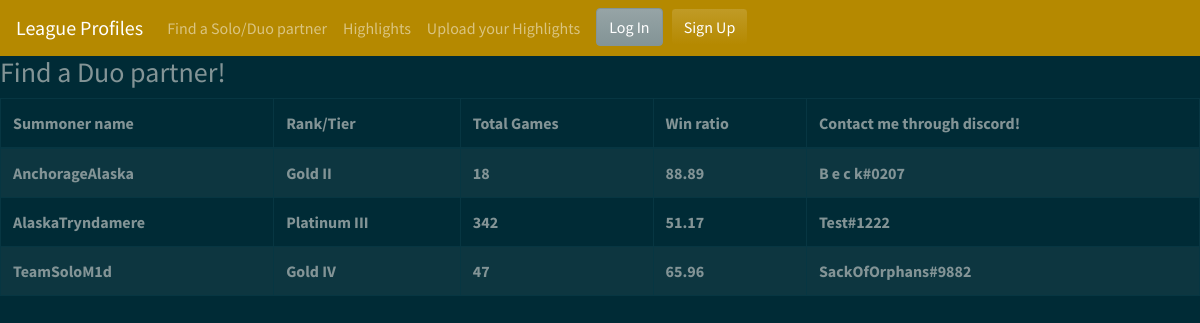
The page / on the database its author committed.
### api/models.py (models this page shows, shortened)
class Api(models.Model):
    user = models.OneToOneField(settings.AUTH_USER_MODEL, on_delete=models.CASCADE, null = True, unique=True, related_name='test')
    summoner_name = models.CharField(max_length=16, unique=False)
    discord_username_and_tag = models.CharField(max_length=37, null=True)
    tier = models.CharField(max_length=8, null=True)
    rank = models.CharField(max_length=5, null=True)
    winrate = models.FloatField(null=True)
    total_games = models.IntegerField(null=True)

### api/views.py (the view)
# urls.py: path('', ApiView.as_view(), name='find'),
class ApiView(ListView):
    model = Api
    template_name = 'find.html'
    def get(self, request):
        apis = Api.objects.all()
        return render(request, self.template_name, {
           'apis': apis,
        })

### api/templates/find.html (shortened to what this page needs)
{% extends 'base.html' %}
{% block content %}
<body>
    {% include 'partials/navbar.html' %}
    <div class="span7">
            <div class="widget stacked widget-table action-table">
                <div class="widget-header">
                    <h3>Find a Duo partner!</h3>
                </div>
                <div class="widget-content">
                    <table class="table table-striped table-bordered">
                        <thead>
                            <tr>
                                <th>Summoner name</th>
                                <th>Rank/Tier</th>
                                <th>Total Games</th>
                                <th>Win ratio</th>
                                <th>Contact me through discord!</th>
                            </tr>
                        </thead>
                        <tbody>
                            {% for object in apis %}
                                <tr>
                                    <th>{{ object.summoner_name }}</th>
                                    <th>{{ object.tier }}  {{ object.rank  }}</th>
                                    <th>{{ object.total_games }}</th>
                                    <th>{{ object.winrate }}</th>
                                    <th>{{ object.discord_username_and_tag }}</th>
                                </tr>
                            {% endfor %}
                        </tbody>
                    </table>
                </div>
            </div>
    </div>
</body>
{% endblock %}

### rows shown on the page
Api: summoner_name "AnchorageAlaska", tier "Gold", rank "II", total_games "18", winrate "88.89", discord_username_and_tag "B e c k#0207"
Api: summoner_name "AlaskaTryndamere", tier "Platinum", rank "III", total_games "342", winrate "51.17", discord_username_and_tag "Test#1222"
Api: summoner_name "TeamSoloM1d", tier "Gold", rank "IV", total_games "47", winrate "65.96", discord_username_and_tag "SackOfOrphans#9882"
